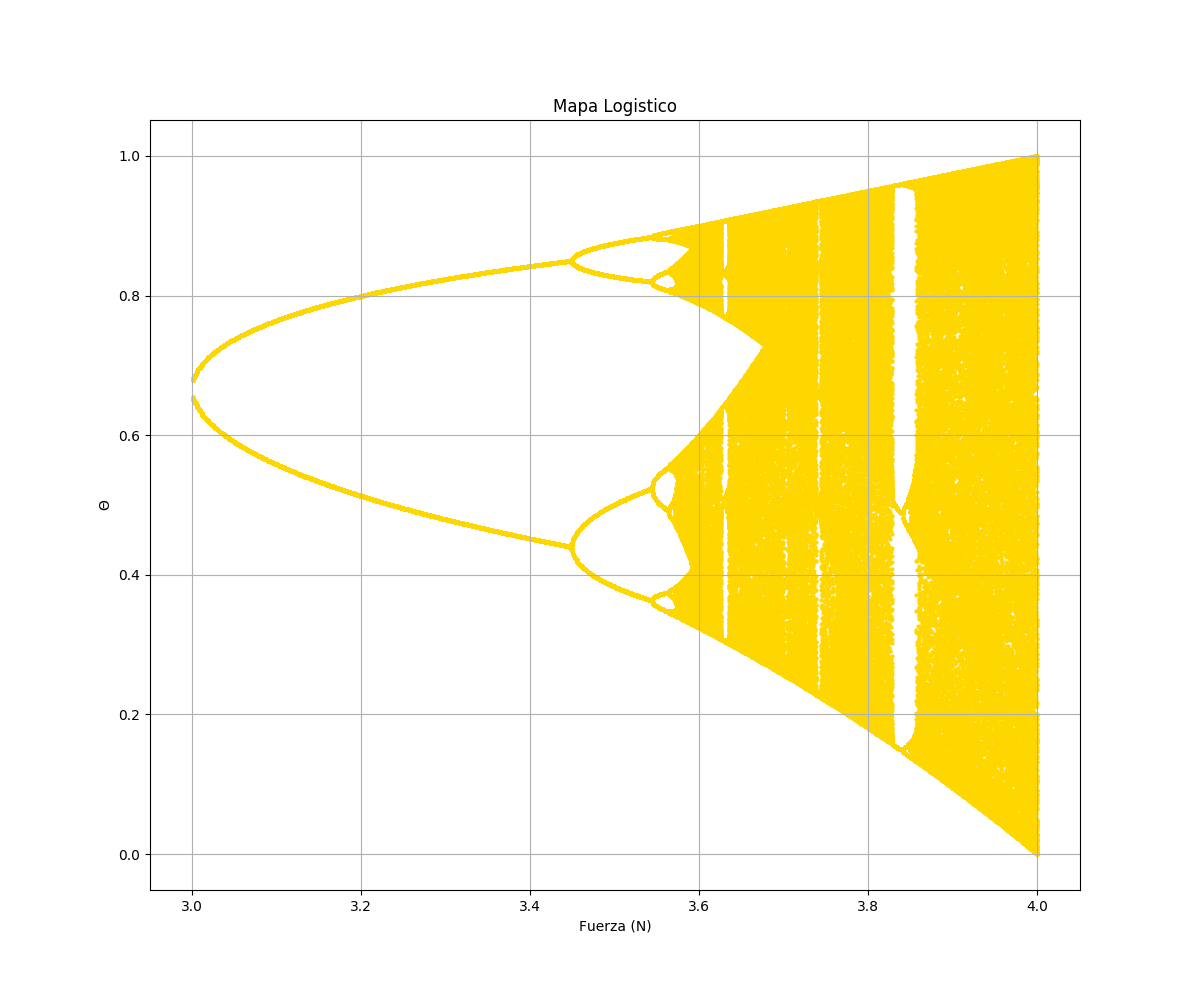

Reproduce this figure in Python.
import os
import matplotlib.pylab as plt
import numpy as np

data= np.loadtxt("Logistic.dat")
X = data[:,0]
Y = data[:,1]

plt.figure(figsize=(12,10)),
plt.scatter(X,Y,s=4,c='gold')
plt.xlabel('Fuerza (N)')
plt.ylabel('$\\Theta$')
plt.title('Mapa Logistico')
plt.grid()
plt.savefig("Logistic.png")